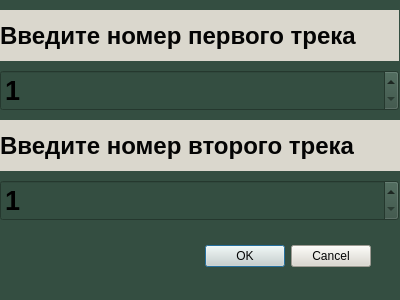
<?xml version="1.0" encoding="UTF-8"?>
<ui version="4.0">
 <class>Dialog</class>
 <widget class="QDialog" name="Dialog">
  <property name="geometry">
   <rect>
    <x>0</x>
    <y>0</y>
    <width>400</width>
    <height>300</height>
   </rect>
  </property>
  <property name="windowTitle">
   <string>Dialog</string>
  </property>
  <property name="styleSheet">
   <string notr="true">background-color: rgb(52, 78, 65);</string>
  </property>
  <widget class="QDialogButtonBox" name="buttonBox">
   <property name="geometry">
    <rect>
     <x>30</x>
     <y>240</y>
     <width>341</width>
     <height>32</height>
    </rect>
   </property>
   <property name="styleSheet">
    <string notr="true">background-color: rgb(218, 215, 205);
color: rgb(4, 4, 4);</string>
   </property>
   <property name="orientation">
    <enum>Qt::Horizontal</enum>
   </property>
   <property name="standardButtons">
    <set>QDialogButtonBox::Cancel|QDialogButtonBox::Ok</set>
   </property>
  </widget>
  <widget class="QLabel" name="label">
   <property name="geometry">
    <rect>
     <x>0</x>
     <y>10</y>
     <width>399</width>
     <height>51</height>
    </rect>
   </property>
   <property name="font">
    <font>
     <pointsize>18</pointsize>
     <bold>true</bold>
    </font>
   </property>
   <property name="styleSheet">
    <string notr="true">border-radius: 30px;  
background-color: rgb(218, 215, 205);
color: rgb(4, 4, 4);</string>
   </property>
   <property name="text">
    <string>Введите номер первого трека</string>
   </property>
  </widget>
  <widget class="QSpinBox" name="first_index">
   <property name="geometry">
    <rect>
     <x>0</x>
     <y>70</y>
     <width>399</width>
     <height>41</height>
    </rect>
   </property>
   <property name="font">
    <font>
     <pointsize>20</pointsize>
     <bold>true</bold>
    </font>
   </property>
   <property name="minimum">
    <number>1</number>
   </property>
  </widget>
  <widget class="QLabel" name="label_2">
   <property name="geometry">
    <rect>
     <x>0</x>
     <y>120</y>
     <width>401</width>
     <height>51</height>
    </rect>
   </property>
   <property name="font">
    <font>
     <pointsize>18</pointsize>
     <bold>true</bold>
    </font>
   </property>
   <property name="styleSheet">
    <string notr="true">border-radius: 30px;  
background-color: rgb(218, 215, 205);
color: rgb(4, 4, 4);</string>
   </property>
   <property name="text">
    <string>Введите номер второго трека</string>
   </property>
  </widget>
  <widget class="QSpinBox" name="second_index">
   <property name="geometry">
    <rect>
     <x>0</x>
     <y>180</y>
     <width>399</width>
     <height>41</height>
    </rect>
   </property>
   <property name="font">
    <font>
     <pointsize>20</pointsize>
     <bold>true</bold>
    </font>
   </property>
   <property name="minimum">
    <number>1</number>
   </property>
  </widget>
 </widget>
 <resources/>
 <connections>
  <connection>
   <sender>buttonBox</sender>
   <signal>accepted()</signal>
   <receiver>Dialog</receiver>
   <slot>accept()</slot>
   <hints>
    <hint type="sourcelabel">
     <x>248</x>
     <y>254</y>
    </hint>
    <hint type="destinationlabel">
     <x>157</x>
     <y>274</y>
    </hint>
   </hints>
  </connection>
  <connection>
   <sender>buttonBox</sender>
   <signal>rejected()</signal>
   <receiver>Dialog</receiver>
   <slot>reject()</slot>
   <hints>
    <hint type="sourcelabel">
     <x>316</x>
     <y>260</y>
    </hint>
    <hint type="destinationlabel">
     <x>286</x>
     <y>274</y>
    </hint>
   </hints>
  </connection>
 </connections>
</ui>
